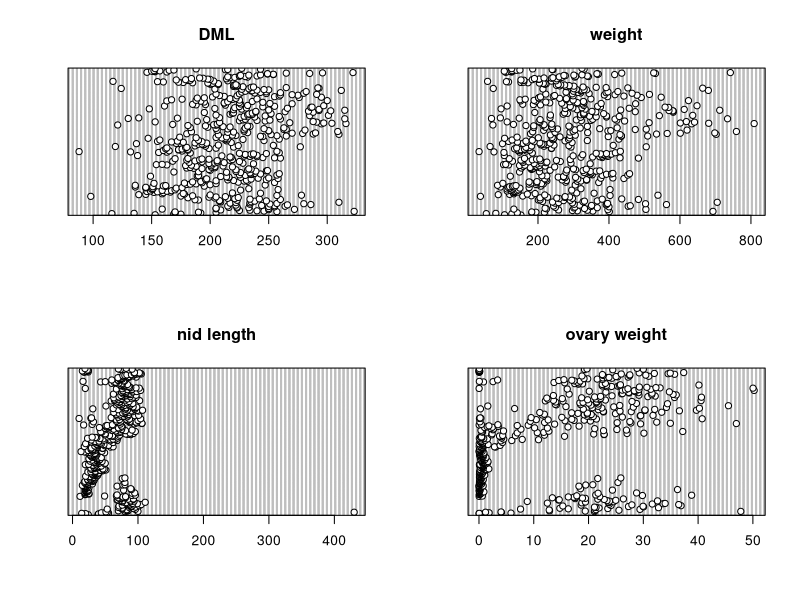

Reproduce this figure in R.
## ---- chunk 1
squid <- read.table('./data/squid1.txt', header = TRUE)
str(squid)
## ---- chunk 2
# convert variables to factors
squid$Fmaturity <- factor(squid$maturity.stage)
squid$Fmonth <- factor(squid$month) 
squid$Fyear <- factor(squid$year)
## ---- chunk 3
library(knitr)
kable(table(squid$Fmonth, squid$Fyear), row.names = TRUE, format = 'markdown')
## ---- chunk 4
library(kableExtra)

kable(table(squid$Fmaturity, squid$Fmonth), row.names = TRUE) %>%
    kable_styling(bootstrap_options = "striped", font_size = 10)
## ---- chunk 5
par(mfrow = c(2, 2))
    dotchart(squid$DML, main = "DML")
    dotchart(squid$weight, main = "weight")
    dotchart(squid$nid.length, main = "nid length")
    dotchart(squid$ovary.weight, main = "ovary weight")
## ---- chunk 6
sessionInfo()
